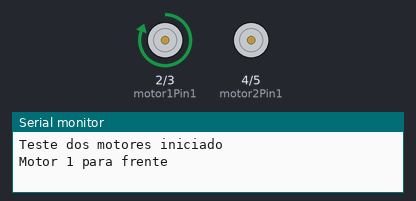
The sketch below on a simulated Arduino Uno, built with avr-gcc and run on an emulated ATmega328P. Shown: motor-driver pin pairs drawn as motors (green arrow = first pin HIGH = forward, orange = second pin HIGH = backward, longer = more drive), the last lines printed to the serial monitor.

Above: at 1.0 s.
At 11.0 s:
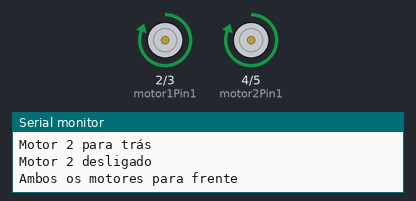
At 13.0 s:
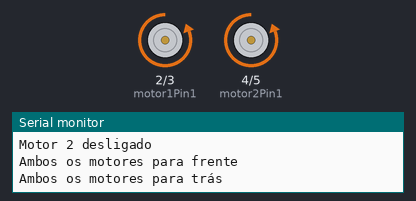
At 18.0 s:
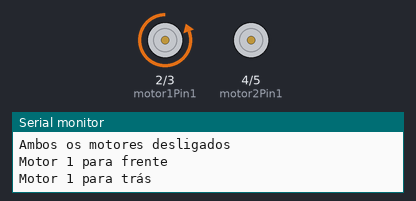
Timing chart, 0 to 19.5 s (numbered marks = the images above):
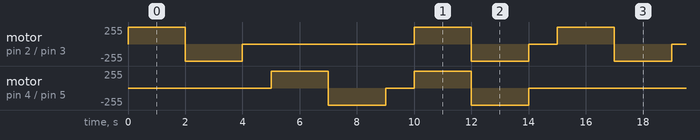

Measured:
- by itself, motor on pin 2 (motor1Pin1) / pin 3 (motor1Pin2): repeats every 15.0 s: backward 255/255 2.0 s, stopped 6.0 s, forward 255/255 2.0 s, backward 255/255 2.0 s, stopped 1.0 s, forward 255/255 2.0 s
- by itself, motor on pin 4 (motor2Pin1) / pin 5 (motor2Pin2): repeats every 15.0 s: backward 255/255 2.0 s, stopped 1.0 s, forward 255/255 2.0 s, backward 255/255 2.0 s, stopped 6.0 s, forward 255/255 2.0 s

The sketch:

motor2.ino
```cpp
// Definição dos pinos dos motores
const int motor1Pin1 = 2;
const int motor1Pin2 = 3;
const int motor2Pin1 = 4;
const int motor2Pin2 = 5;

void setup() {
  // Configura os pinos dos motores como saídas
  pinMode(motor1Pin1, OUTPUT);
  pinMode(motor1Pin2, OUTPUT);
  pinMode(motor2Pin1, OUTPUT);
  pinMode(motor2Pin2, OUTPUT);

  // Inicializa a comunicação serial para depuração
  Serial.begin(9600);
  Serial.println("Teste dos motores iniciado");
}

void loop() {
  // Liga o Motor 1 para frente
  Serial.println("Motor 1 para frente");
  digitalWrite(motor1Pin1, HIGH);
  digitalWrite(motor1Pin2, LOW);
  delay(2000);

  // Liga o Motor 1 para trás
  Serial.println("Motor 1 para trás");
  digitalWrite(motor1Pin1, LOW);
  digitalWrite(motor1Pin2, HIGH);
  delay(2000);

  // Desliga o Motor 1
  Serial.println("Motor 1 desligado");
  digitalWrite(motor1Pin1, LOW);
  digitalWrite(motor1Pin2, LOW);
  delay(1000);

  // Liga o Motor 2 para frente
  Serial.println("Motor 2 para frente");
  digitalWrite(motor2Pin1, HIGH);
  digitalWrite(motor2Pin2, LOW);
  delay(2000);

  // Liga o Motor 2 para trás
  Serial.println("Motor 2 para trás");
  digitalWrite(motor2Pin1, LOW);
  digitalWrite(motor2Pin2, HIGH);
  delay(2000);

  // Desliga o Motor 2
  Serial.println("Motor 2 desligado");
  digitalWrite(motor2Pin1, LOW);
  digitalWrite(motor2Pin2, LOW);
  delay(1000);

  // Liga ambos os motores para frente
  Serial.println("Ambos os motores para frente");
  digitalWrite(motor1Pin1, HIGH);
  digitalWrite(motor1Pin2, LOW);
  digitalWrite(motor2Pin1, HIGH);
  digitalWrite(motor2Pin2, LOW);
  delay(2000);

  // Liga ambos os motores para trás
  Serial.println("Ambos os motores para trás");
  digitalWrite(motor1Pin1, LOW);
  digitalWrite(motor1Pin2, HIGH);
  digitalWrite(motor2Pin1, LOW);
  digitalWrite(motor2Pin2, HIGH);
  delay(2000);

  // Desliga ambos os motores
  Serial.println("Ambos os motores desligados");
  digitalWrite(motor1Pin1, LOW);
  digitalWrite(motor1Pin2, LOW);
  digitalWrite(motor2Pin1, LOW);
  digitalWrite(motor2Pin2, LOW);
  delay(1000);
}
```
